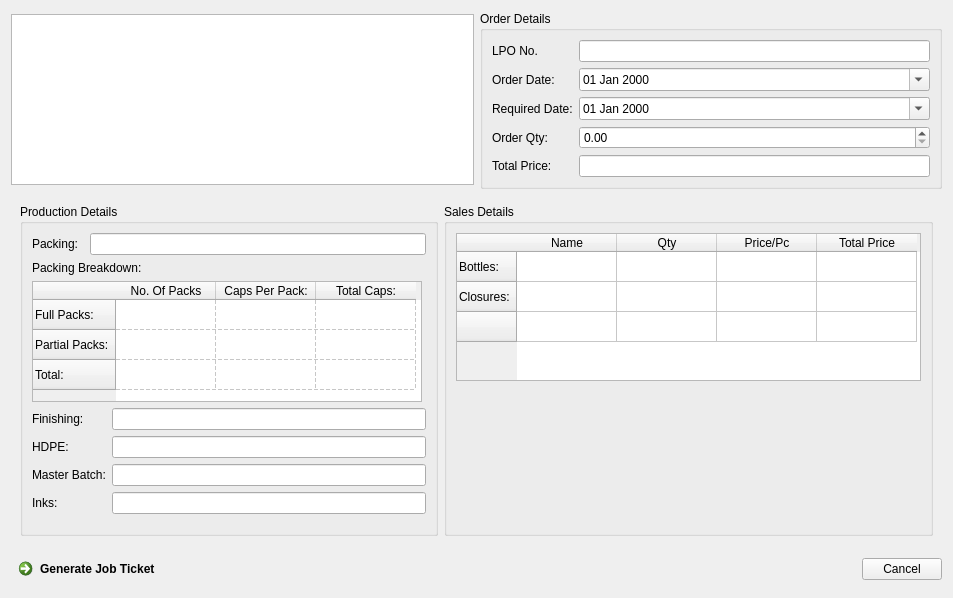
<?xml version="1.0" encoding="UTF-8"?>
<ui version="4.0">
 <class>GenerateJobTicket</class>
 <widget class="QDialog" name="GenerateJobTicket">
  <property name="geometry">
   <rect>
    <x>0</x>
    <y>0</y>
    <width>953</width>
    <height>598</height>
   </rect>
  </property>
  <property name="windowTitle">
   <string>Generate Job Ticket</string>
  </property>
  <layout class="QVBoxLayout" name="verticalLayout">
   <item>
    <layout class="QHBoxLayout" name="horizontalLayout">
     <item>
      <widget class="QTextBrowser" name="txtProductDetails">
       <property name="maximumSize">
        <size>
         <width>16777215</width>
         <height>171</height>
        </size>
       </property>
      </widget>
     </item>
     <item>
      <widget class="QGroupBox" name="groupBox">
       <property name="title">
        <string>Order Details</string>
       </property>
       <layout class="QGridLayout" name="gridLayout">
        <item row="3" column="1">
         <widget class="QDoubleSpinBox" name="spinOrderQty">
          <property name="maximum">
           <double>999999999.000000000000000</double>
          </property>
         </widget>
        </item>
        <item row="0" column="0">
         <widget class="QLabel" name="label">
          <property name="text">
           <string>LPO No.</string>
          </property>
         </widget>
        </item>
        <item row="1" column="1">
         <widget class="QDateEdit" name="drpOrderDate">
          <property name="displayFormat">
           <string>dd MMM yyyy</string>
          </property>
          <property name="calendarPopup">
           <bool>true</bool>
          </property>
         </widget>
        </item>
        <item row="2" column="0">
         <widget class="QLabel" name="label_3">
          <property name="text">
           <string>Required Date:</string>
          </property>
         </widget>
        </item>
        <item row="1" column="0">
         <widget class="QLabel" name="label_2">
          <property name="text">
           <string>Order Date:</string>
          </property>
         </widget>
        </item>
        <item row="0" column="1">
         <widget class="QLineEdit" name="txtLPONo"/>
        </item>
        <item row="2" column="1">
         <widget class="QDateEdit" name="dtpRequiredDate">
          <property name="displayFormat">
           <string>dd MMM yyyy</string>
          </property>
          <property name="calendarPopup">
           <bool>true</bool>
          </property>
         </widget>
        </item>
        <item row="3" column="0">
         <widget class="QLabel" name="label_4">
          <property name="text">
           <string>Order Qty:</string>
          </property>
         </widget>
        </item>
        <item row="4" column="0">
         <widget class="QLabel" name="label_7">
          <property name="text">
           <string>Total Price:</string>
          </property>
         </widget>
        </item>
        <item row="4" column="1">
         <widget class="QLineEdit" name="txtOrderTotal">
          <property name="readOnly">
           <bool>true</bool>
          </property>
         </widget>
        </item>
       </layout>
      </widget>
     </item>
    </layout>
   </item>
   <item>
    <widget class="QWidget" name="widget" native="true">
     <property name="sizePolicy">
      <sizepolicy hsizetype="Preferred" vsizetype="Preferred">
       <horstretch>0</horstretch>
       <verstretch>2</verstretch>
      </sizepolicy>
     </property>
     <layout class="QHBoxLayout" name="horizontalLayout_3">
      <item>
       <widget class="QGroupBox" name="groupBox_2">
        <property name="title">
         <string>Production Details</string>
        </property>
        <layout class="QGridLayout" name="gridLayout_2">
         <item row="0" column="1" colspan="2">
          <widget class="QLineEdit" name="txtPacking">
           <property name="readOnly">
            <bool>true</bool>
           </property>
          </widget>
         </item>
         <item row="4" column="2">
          <widget class="QLineEdit" name="txtHDPE">
           <property name="readOnly">
            <bool>true</bool>
           </property>
          </widget>
         </item>
         <item row="6" column="0" colspan="2">
          <widget class="QLabel" name="label_11">
           <property name="text">
            <string>Inks:</string>
           </property>
          </widget>
         </item>
         <item row="5" column="0" colspan="2">
          <widget class="QLabel" name="label_10">
           <property name="text">
            <string>Master Batch:</string>
           </property>
          </widget>
         </item>
         <item row="5" column="2">
          <widget class="QLineEdit" name="txtMasterBatch">
           <property name="readOnly">
            <bool>true</bool>
           </property>
          </widget>
         </item>
         <item row="6" column="2">
          <widget class="QLineEdit" name="txtInks">
           <property name="readOnly">
            <bool>true</bool>
           </property>
          </widget>
         </item>
         <item row="1" column="0" colspan="3">
          <widget class="QLabel" name="label_8">
           <property name="text">
            <string>Packing Breakdown:</string>
           </property>
          </widget>
         </item>
         <item row="4" column="0" colspan="2">
          <widget class="QLabel" name="label_9">
           <property name="text">
            <string>HDPE:</string>
           </property>
          </widget>
         </item>
         <item row="0" column="0">
          <widget class="QLabel" name="label_6">
           <property name="text">
            <string>Packing:</string>
           </property>
          </widget>
         </item>
         <item row="7" column="2">
          <spacer name="verticalSpacer_2">
           <property name="orientation">
            <enum>Qt::Vertical</enum>
           </property>
           <property name="sizeHint" stdset="0">
            <size>
             <width>20</width>
             <height>40</height>
            </size>
           </property>
          </spacer>
         </item>
         <item row="2" column="0" colspan="3">
          <widget class="QTableWidget" name="tblPackingBreakdown">
           <property name="minimumSize">
            <size>
             <width>390</width>
             <height>121</height>
            </size>
           </property>
           <property name="maximumSize">
            <size>
             <width>390</width>
             <height>121</height>
            </size>
           </property>
           <property name="showGrid">
            <bool>true</bool>
           </property>
           <property name="gridStyle">
            <enum>Qt::DashLine</enum>
           </property>
           <row>
            <property name="text">
             <string>Full Packs:</string>
            </property>
           </row>
           <row>
            <property name="text">
             <string>Partial Packs:</string>
            </property>
           </row>
           <row>
            <property name="text">
             <string>Total:</string>
            </property>
           </row>
           <column>
            <property name="text">
             <string>No. Of Packs</string>
            </property>
           </column>
           <column>
            <property name="text">
             <string>Caps Per Pack:</string>
            </property>
           </column>
           <column>
            <property name="text">
             <string>Total Caps:</string>
            </property>
           </column>
          </widget>
         </item>
         <item row="3" column="0">
          <widget class="QLabel" name="label_5">
           <property name="text">
            <string>Finishing:</string>
           </property>
          </widget>
         </item>
         <item row="3" column="2">
          <widget class="QLineEdit" name="txtFinishing">
           <property name="enabled">
            <bool>true</bool>
           </property>
           <property name="readOnly">
            <bool>true</bool>
           </property>
          </widget>
         </item>
        </layout>
       </widget>
      </item>
      <item>
       <widget class="QGroupBox" name="groupBox_3">
        <property name="title">
         <string>Sales Details</string>
        </property>
        <layout class="QVBoxLayout" name="verticalLayout_2">
         <item>
          <widget class="QTableWidget" name="tblSalesDetails">
           <property name="minimumSize">
            <size>
             <width>465</width>
             <height>148</height>
            </size>
           </property>
           <property name="maximumSize">
            <size>
             <width>465</width>
             <height>148</height>
            </size>
           </property>
           <row>
            <property name="text">
             <string>Bottles:</string>
            </property>
           </row>
           <row>
            <property name="text">
             <string>Closures:</string>
            </property>
           </row>
           <row>
            <property name="text">
             <string/>
            </property>
           </row>
           <column>
            <property name="text">
             <string>Name</string>
            </property>
           </column>
           <column>
            <property name="text">
             <string>Qty</string>
            </property>
           </column>
           <column>
            <property name="text">
             <string>Price/Pc</string>
            </property>
           </column>
           <column>
            <property name="text">
             <string>Total Price</string>
            </property>
           </column>
          </widget>
         </item>
         <item>
          <spacer name="verticalSpacer">
           <property name="orientation">
            <enum>Qt::Vertical</enum>
           </property>
           <property name="sizeHint" stdset="0">
            <size>
             <width>20</width>
             <height>40</height>
            </size>
           </property>
          </spacer>
         </item>
        </layout>
       </widget>
      </item>
     </layout>
    </widget>
   </item>
   <item>
    <layout class="QHBoxLayout" name="horizontalLayout_2">
     <item>
      <widget class="QCommandLinkButton" name="cmdGenerateJobTicket">
       <property name="text">
        <string>Generate Job Ticket</string>
       </property>
      </widget>
     </item>
     <item>
      <spacer name="horizontalSpacer">
       <property name="orientation">
        <enum>Qt::Horizontal</enum>
       </property>
       <property name="sizeHint" stdset="0">
        <size>
         <width>40</width>
         <height>20</height>
        </size>
       </property>
      </spacer>
     </item>
     <item>
      <widget class="QPushButton" name="pushButton">
       <property name="text">
        <string>Cancel</string>
       </property>
      </widget>
     </item>
    </layout>
   </item>
  </layout>
 </widget>
 <resources/>
 <connections>
  <connection>
   <sender>pushButton</sender>
   <signal>clicked()</signal>
   <receiver>GenerateJobTicket</receiver>
   <slot>reject()</slot>
   <hints>
    <hint type="sourcelabel">
     <x>918</x>
     <y>571</y>
    </hint>
    <hint type="destinationlabel">
     <x>814</x>
     <y>579</y>
    </hint>
   </hints>
  </connection>
 </connections>
</ui>
